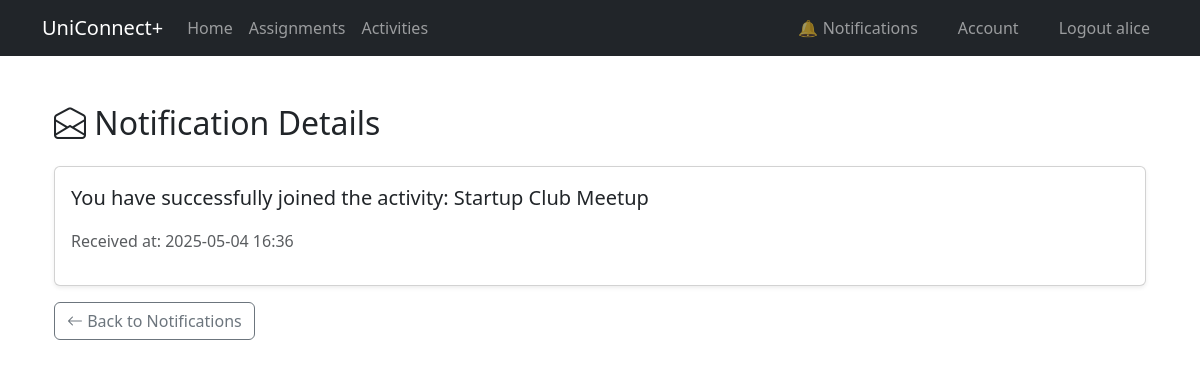
The app's page /notification/4 (signed in), older data.
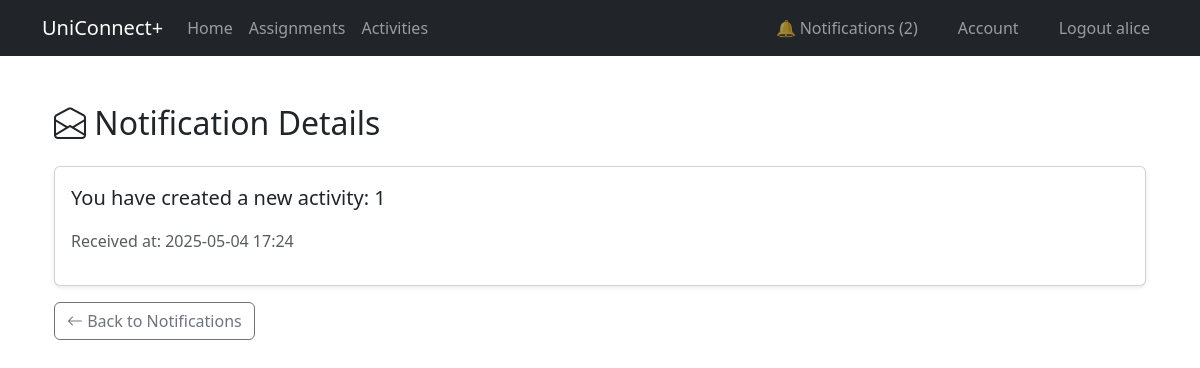
The same page, newer data.
### app/models.py (models this page shows)
@dataclass
class Notification(db.Model):
    __tablename__ = 'notifications'
    id: so.Mapped[int] = so.mapped_column(primary_key=True)
    user_id: so.Mapped[int] = so.mapped_column(ForeignKey('user.id'), nullable=False)
    message: so.Mapped[str] = so.mapped_column(sa.Text, nullable=False)
    is_read: so.Mapped[bool] = so.mapped_column(default=False)
    timestamp: so.Mapped[datetime] = so.mapped_column(default=datetime.now)
    user: so.Mapped[User] = relationship(back_populates='notifications')

### app/views.py (the view)
@app.route('/notification/<int:id>')
@login_required
def view_notification(id):
    notification = Notification.query.get_or_404(id)
    if notification.user_id != current_user.id:
        abort(403)
    notification.is_read = True
    db.session.commit()
    return render_template('view_notification.html',title="Notifications", notification=notification)

### app/__init__.py (called while the page is built)
@app.context_processor
def inject_unread_count():
    if current_user.is_authenticated:
        count = Notification.query.filter_by(user_id=current_user.id, is_read=False).count()
    else:
        count = 0
    return dict(unread_count=count)

### app/models.py (called while the page is built)
@login.user_loader
def load_user(id):
    return db.session.get(User, int(id))

### app/templates/view_notification.html
{% extends "base.html" %}
{% block content %}
<div class="container mt-5">
    <h2 class="mb-4"><i class="bi bi-envelope-open"></i> Notification Details</h2>
    <div class="card shadow-sm">
        <div class="card-body">
            <p class="fs-5">{{ notification.message }}</p>
            <p class="text-muted">Received at: {{ notification.timestamp.strftime('%Y-%m-%d %H:%M') }}</p>
        </div>
    </div>
    <a href="{{ url_for('notifications') }}" class="btn btn-outline-secondary mt-3">
        <i class="bi bi-arrow-left"></i> Back to Notifications
    </a>
</div>
{% endblock %}

### app/templates/base.html (shortened to what this page needs)
<!doctype html>
<html lang="en">
<head>
    <link
        href="https://cdn.jsdelivr.net/npm/bootstrap@5.3.3/dist/css/bootstrap.min.css"
        rel="stylesheet"
>
    <link rel="stylesheet" href="https://cdn.jsdelivr.net/npm/bootstrap-icons@1.11.3/font/bootstrap-icons.min.css">
</head>
<body>
<nav class="navbar navbar-expand-sm bg-dark" data-bs-theme="dark">
    <div class="container">
        <a class="navbar-brand" href="{{ url_for('home') }}">UniConnect+</a>
        <div class="collapse navbar-collapse" id="navbarSupportedContent">
            <ul class="navbar-nav me-auto mb-2 mb-lg-0">
                <li class="nav-item">
                    <a class="nav-link" aria-current="page" href="{{ url_for('home') }}">Home</a>
                </li>
                {% if current_user.is_authenticated %}
                         <li class="nav-item">
                            <a class="nav-link" href="{{ url_for('assignments') }}">Assignments</a>
                        </li>
                        <li class="nav-item">
                            <a class="nav-link" href="{{ url_for('activities') }}">Activities</a>
                        </li>
                {% endif %}
            </ul>
            <ul class="navbar-nav gap-4 ms-auto">
                {% if not current_user.is_authenticated %}
                    <li class="nav-item">
                        <a class="nav-link" href="{{ url_for('login') }}">Login</a>
                    </li>
                    <li class="nav-item">
                        <a class="nav-link" href="{{ url_for('student_register') }}">Student Register</a>
                    </li>
                {% else %}
                    <li class="nav-item">
                        <a class="nav-link" href="{{ url_for('notifications') }}">
                            🔔 Notifications
                            {% if unread_count and unread_count > 0 %}
                                ({{ unread_count }})
                            {% endif %}
                        </a>
                    </li>
                    <li class="nav-item">
                        <a class="nav-link" href="{{ url_for('account') }}">Account</a>
                    </li>
                    <li class="nav-item">
                        <a class="nav-link" href="{{ url_for('logout') }}">Logout {{ current_user.username }}</a>
                    </li>
                {% endif %}
            </ul>
        </div>
    </div>
</nav>
<div class="container">
    {% block content %}{% endblock content %}
</div>
</body>
</html>

Row changes from the older to the newer data that the page shows:
changed Notification: message "You have successfully joined the activity: Startup Club Meetup" → "You have created a new activity: 1"; timestamp "2025-05-04 16:36" → "2025-05-04 17:24"
Text that changed along with them:
{{ unread_count }}: (not shown) → "2"
